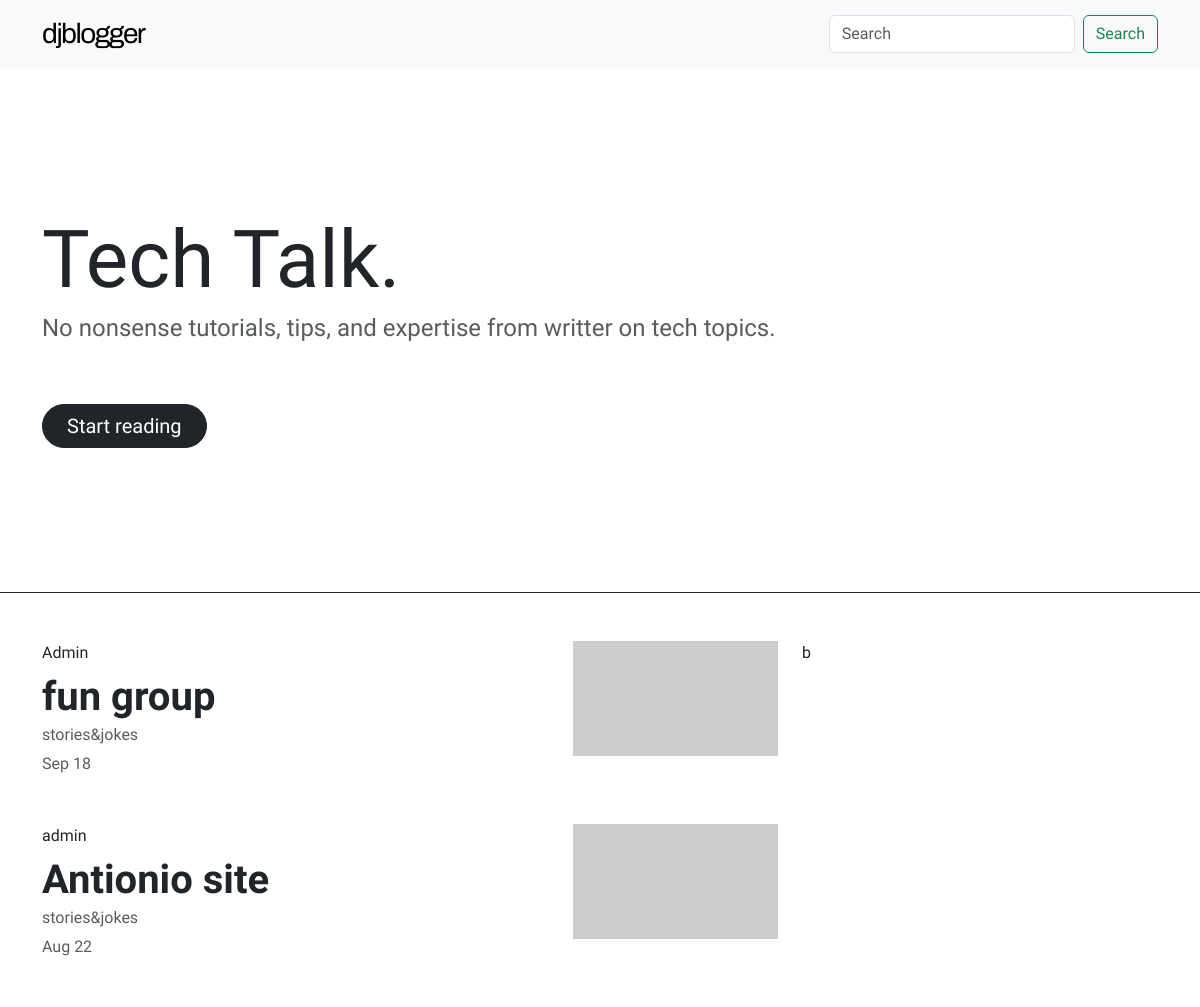
The app's page /, older data.
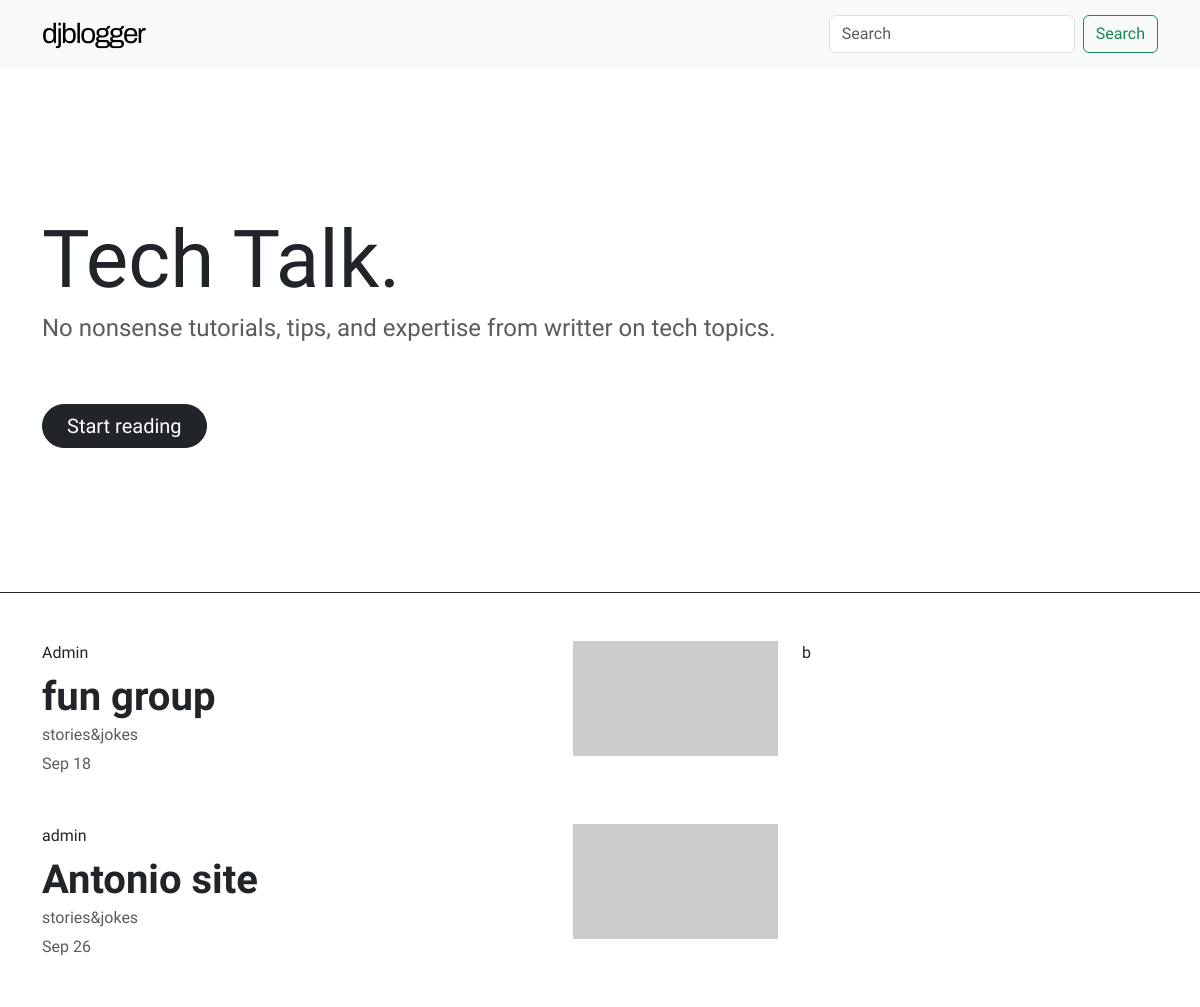
The same page, newer data.
### djblogger/blog/models.py (models this page shows, shortened)
class Post(models.Model):
    options = (
        ("draft", "Draft"),
        ("published", "Published"),
    )
    title = models.CharField(max_length=250)
    subtitle = models.CharField(max_length=100)
    slug = models.SlugField(max_length=250, unique=True)
    author = models.ForeignKey(
        User, on_delete=models.CASCADE, related_name="post_author"
    )
    content = models.TextField()
    created_at = models.DateTimeField(auto_now_add=True, editable=False)
    updated_at = models.DateTimeField(auto_now=True)
    status = models.CharField(max_length=10, choices= options, default="draft")
    class Meta:
        ordering = ('-created_at',)

### djblogger/blog/views.py (the view)
# urls.py: path("", views.HomeView.as_view(), name = "homepage"),
class HomeView(ListView):
    model = Post
    template_name = "blog/index.html"
    context_object_name = "post"

### djblogger/templates/blog/index.html (shortened to what this page needs)
{% extends "../base/base.html" %}
{% block template %}
{% include "../base/navbar.html" %}
{% include "./components/splash.html" %}
<div class="container pt-5">
    <div class="row">
        <div class="col-12 col-lg-8">
            {% for post in post %}
            <a href="" class="text-decoration-none">
                <div class="card border-0 pb-3 pb-sm-5">
                    <div class="row">
                        <div class="col-8">
                            <div class="card-body p-0">
                               <div class="pb-2 text-body infscroll-author">{{post.author}}</div>
                               <h1 class="mb-1 text-body fw-bold">{{post.title|truncatechars:80}}</h1>
                               <h2 class="text-muted fs-6 d-none d-sm-block">{{post.subtitle}}</h2>
                               <div class="text-muted infscroll-date">{{post.updated_at|date:"M d"}}</div>
                            </div>
                        </div>
                        <div class="col-4">
                            <img src="https://picsum.photos/205/115 " class="img-fluid float-end">
                        </div>
                    </div>
                </div>
            </a>
            {% endfor %}
        </div>
        <div class="d-none d-lg-block col-4">b</div>
    </div>
</div>
{% endblock %}

Row changes from the older to the newer data that the page shows:
changed Post "admin": title "Antionio site" → "Antonio site"; updated_at "Aug 22" → "Sep 26"
